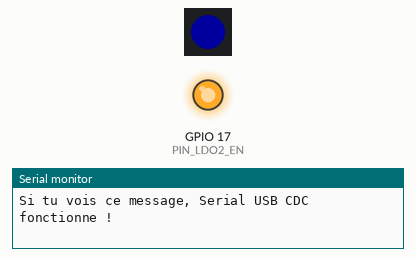
Simulated run of this program. Board: ESP32. Shown: 1 RGB LEDs in strip order, left to right, output pins drawn as LEDs (lit = HIGH), the last lines printed to the serial monitor. Dim RGB values are drawn brighter than linear.

Above: at 0.5 s.
At 2.5 s:
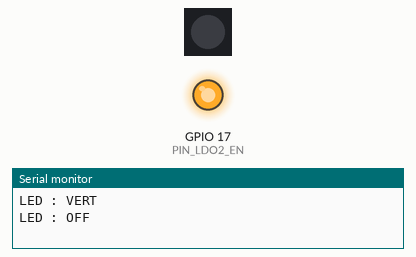
At 3.5 s:
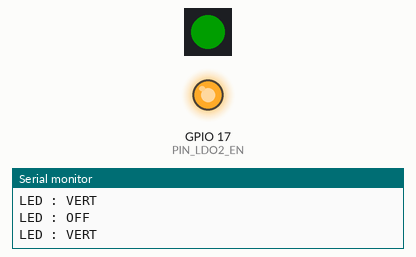
Timing chart, 0 to 4.6 s (numbered marks = the images above):
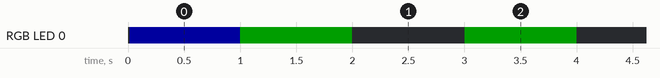

Measured:
- by itself, RGB LED 0: repeats every 2.0 s: RGB(0, 30, 0) 1.0 s, off 1.0 s

The program:

main.cpp
```cpp
#include <Arduino.h>
#include <Adafruit_NeoPixel.h>
#include "config.h"

// LED RGB NeoPixel intégrée ProS3 (1 seule LED WS2812B sur IO18)
Adafruit_NeoPixel rgbLed(1, PIN_RGB_LED, NEO_GRB + NEO_KHZ800);

// Variables pour le clignotement non-bloquant
unsigned long previousMillis = 0;
const unsigned long BLINK_INTERVAL = 1000;  // 1 seconde
bool ledOn = false;

void setup() {
  // Activer LDO2 AVANT tout — alimente la LED RGB
  pinMode(PIN_LDO2_EN, OUTPUT);
  digitalWrite(PIN_LDO2_EN, HIGH);

  // Initialiser le NeoPixel immédiatement (pas besoin de Serial)
  rgbLed.begin();
  rgbLed.setBrightness(30);
  // Allumer en bleu au boot pour confirmer que le code tourne
  rgbLed.setPixelColor(0, rgbLed.Color(0, 0, 255));
  rgbLed.show();

  // Initialiser Serial USB CDC
  Serial.begin(115200);

  // Attendre que le port USB CDC soit connecté (max 5 secondes)
  unsigned long waitStart = millis();
  while (!Serial && (millis() - waitStart < 5000)) {
    delay(10);
  }

  DEBUG_PRINTLN("");
  DEBUG_PRINTLN("=== EME Rotator Controller ===");
  DEBUG_PRINTLN("Carte : Unexpected Maker ProS3 (ESP32-S3)");
  DEBUG_PRINTLN("Étape 1 : Blink LED RGB");
  DEBUG_PRINTLN("LDO2 activé (alimentation LED RGB)");
  DEBUG_PRINTLN("LED RGB initialisée. Clignotement vert toutes les secondes.");
  DEBUG_PRINTLN("Si tu vois ce message, Serial USB CDC fonctionne !");
}

void loop() {
  unsigned long currentMillis = millis();

  if (currentMillis - previousMillis >= BLINK_INTERVAL) {
    previousMillis = currentMillis;
    ledOn = !ledOn;

    if (ledOn) {
      rgbLed.setPixelColor(0, rgbLed.Color(0, 255, 0));  // Vert
    } else {
      rgbLed.setPixelColor(0, rgbLed.Color(0, 0, 0));    // Éteint
    }
    rgbLed.show();

    DEBUG_PRINT("LED : ");
    DEBUG_PRINTLN(ledOn ? "VERT" : "OFF");
  }
}
```

config.h
```cpp
#ifndef CONFIG_H
#define CONFIG_H

// === Debug ===
#define DEBUG 1
#if DEBUG
  #define DEBUG_PRINT(x)   Serial.print(x)
  #define DEBUG_PRINTLN(x) Serial.println(x)
#else
  #define DEBUG_PRINT(x)
  #define DEBUG_PRINTLN(x)
#endif

// ═══════════════════════════════════════════════════════
// GPIO MAPPING ProS3 — VALIDATED vs schematic Rev P4
// 25 GPIO + 2 I2C Qwiic = 27 pins used out of 27 available
// ═══════════════════════════════════════════════════════

// ═══════ MC33926 — Current feedback (ADC1) ═══════
#define PIN_MOT_AZ_FB       1    // IO1  — ADC1_CH0, 0.525 V/A
#define PIN_MOT_EL_FB       2    // IO2  — ADC1_CH1, 0.525 V/A

// ═══════ PCNT — Hall encoders (via VMA452 + 74HC14) ═══════
#define PIN_HALL_AZ_A       3    // IO3  — PCNT unit 0, signal
#define PIN_HALL_AZ_B       4    // IO4  — PCNT unit 0, control
#define PIN_HALL_EL_A       5    // IO5  — PCNT unit 1, signal
#define PIN_HALL_EL_B       6    // IO6  — PCNT unit 1, control

// ═══════ MC33926 — Status Flag + STOP button ═══════
#define PIN_MC_SF           0    // IO0  — Input, open drain, LOW=fault
#define PIN_STOP_BUTTON     7    // IO7  — Input, interrupt, NF fail-safe

// ═══════ I2C Qwiic (fixed in hardware on ProS3) ═══════
#define PIN_I2C_SDA         8    // IO8  — STEMMA Qwiic SDA
#define PIN_I2C_SCL         9    // IO9  — STEMMA Qwiic SCL

// ═══════ SPI3 — W5500 Ethernet ═══════
#define PIN_W5500_CS        11   // IO11 — Chip Select W5500
#define PIN_W5500_SCLK      12   // IO12 — SPI3 Clock
#define PIN_W5500_MISO      13   // IO13 — SPI3 MISO
#define PIN_W5500_MOSI      14   // IO14 — SPI3 MOSI

// ═══════ LED RGB intégrée (NeoPixel WS2812B) ═══════
#define PIN_RGB_LED         18   // IO18 — LED RGB ProS3
#define PIN_LDO2_EN         17   // IO17 — LDO2 Enable (alimente la LED RGB)

// ═══════ MCPWM — Motor PWM (via MC33926 D2) ═══════
#define PIN_MOT_AZ_PWM      21   // IO21 — MCPWM timer 0, operator A
#define PIN_MOT_EL_PWM      38   // IO38 — MCPWM timer 1, operator A

// ═══════ MCP23017 — Interrupt (limit switches + buttons) ═══════
#define PIN_MCP_INT         33   // IO33 — Input, interrupt

// ═══════ SPI2 — HH-12 encoders (via TXS0108E) ═══════
#define PIN_HH12_CS_EL      34   // IO34 — SPI2 CS elevation
#define PIN_HH12_CS_AZ      35   // IO35 — SPI2 CS azimuth
#define PIN_HH12_SCLK       36   // IO36 — SPI2 SCLK
#define PIN_HH12_MISO       37   // IO37 — SPI2 MISO (DATA SSI)

// ═══════ MC33926 — Direction (IN1/IN2) via JTAG pins ═══════
#define PIN_MOT_AZ_IN1      39   // IO39 — Direction AZ bit 1
#define PIN_MOT_AZ_IN2      40   // IO40 — Direction AZ bit 2
#define PIN_MOT_EL_IN1      41   // IO41 — Direction EL bit 1
#define PIN_MOT_EL_IN2      42   // IO42 — Direction EL bit 2

// ═══════ UART1 — RS-485 to Arduino Nano R4 ═══════
#define PIN_RS485_TX        43   // IO43 — UART1 TX → MAX485 DI
#define PIN_RS485_RX        44   // IO44 — UART1 RX ← MAX485 RO

// ═══════ I2C Addresses ═══════
#define I2C_ADDR_EEPROM     0x50
#define I2C_ADDR_MCP23017   0x20
#define I2C_ADDR_OLED       0x3F
#define I2C_SPEED           400000  // 400 kHz Fast Mode

// ═══════ TCP Ports ═══════
#define GS232_TCP_PORT      4533    // PSTRotator GS-232
#define APP_TCP_PORT        4534    // Application Windows (JSON)

// ═══════ Paramètres rotor ═══════
#define AZ_MIN 0.0
#define AZ_MAX 360.0
#define EL_MIN 0.0
#define EL_MAX 90.0

#endif
```
